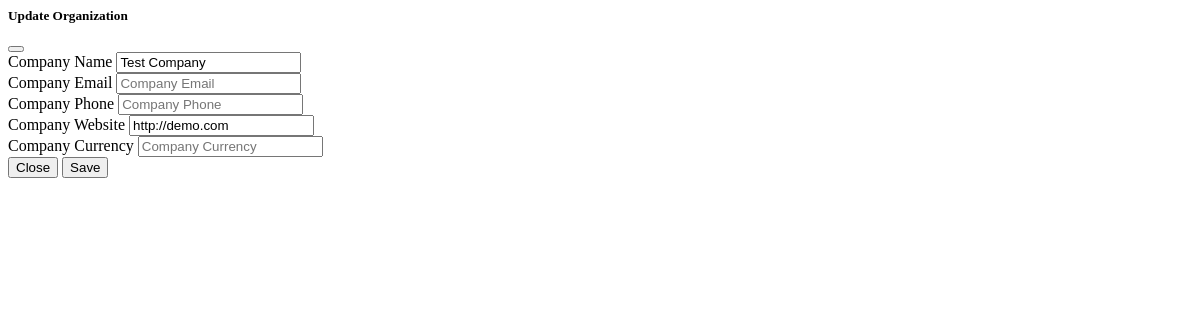
The page /organization-information/update (signed in) on the database as committed earlier.
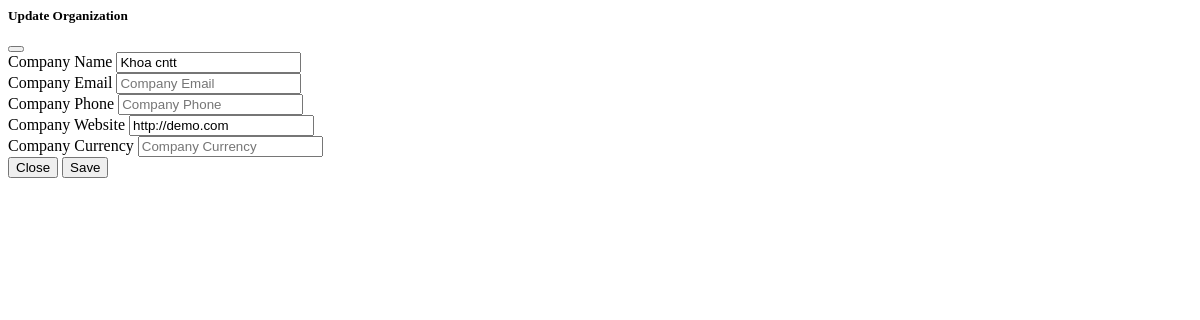
The same page on the database as committed later.
### dashboard/models.py (models this page shows, shortened)
class TimeStampModel(models.Model):
    status = models.BooleanField(default=True)
    created_at = models.DateTimeField(auto_now_add = True)
    updated_at = models.DateTimeField(auto_now = True)
    created_by = models.CharField(max_length=255, blank=True, null=True)
    updated_by = models.CharField(max_length=255, blank=True, null=True)
    class Meta:
        abstract = True

class Organization(TimeStampModel):
    id = models.UUIDField(primary_key=True, default=uuid.uuid4, editable=False)
    name = models.CharField(max_length=255, blank=True, null=True)
    website = models.CharField(max_length=255, blank=True, null=True)
    email = models.CharField(max_length=255, blank=True, null=True)
    phone = models.CharField(max_length=255, blank=True, null=True)
    currency = models.CharField(max_length=255, blank=True, null=True)
    date_format = models.CharField(max_length=255, blank=True, null=True)
    logo = ResizedImageField(upload_to=path_and_rename, blank=True, null=True)
    history = HistoricalRecords()

### authentication/views.py (the view, shortened to what this page needs)
# urls.py: path('organization-information/update', views.organization_info_update, name='organization_info_update'),
@login_required
@user_passes_test(lambda u: u.is_superuser)
def organization_info_update(request):
    organization = request.user.organization
    organization_form = OrganizationUpdateForm(instance=organization)
    context = {'organization_form': organization_form,
               'organization': organization}
    return render(request, 'auth/organization_info_update.html', context=context)

### templates/auth/organization_info_update.html (shortened to what this page needs)
{% load static %}
<div class="modal-content">
    <div class="modal-header bg-dark text-center">
        <h5 class="modal-title white w-100" id="myModalLabel160">Update Organization</h5>
        <button type="button" class="btn-close" data-bs-dismiss="modal"
            aria-label="Close">
        </button>
    </div>
    <form hx-encoding='multipart/form-data' hx-post='{{request.path}}' novalidate>
        <div class="modal-body">
            <div class="row">
                <div class="col-12">
                    <div class="form-group">
                        <label for="first-name-column">Company Name</label>
                        {{organization_form.name}}
                    </div>
                </div>
                <div class="col-12">
                    <div class="form-group">
                        <label for="last-name-column">Company Email</label>
                        {{organization_form.email}}
                    </div>
                </div>
                <div class="col-12">
                    <div class="form-group">
                        <label for="company-column">Company Phone</label>
                        {{organization_form.phone}}
                    </div>
                </div>
                <div class="col-12">
                    <div class="form-group">
                        <label for="company-column">Company Website</label>
                        {{organization_form.website}}
                    </div>
                </div>
                <div class="col-12">
                    <div class="form-group">
                        <label for="company-column">Company Currency</label>
                        {{organization_form.currency}}
                    </div>
                </div>
            </div>
        </div>
        <div class="modal-footer">
            <button type="button" class="btn btn-sm btn-light-secondary"
                data-bs-dismiss="modal">
                <span class="d-none d-sm-block">Close</span>
            </button>
            <button type="submit" class="btn btn-sm btn-info ml-1"
                onclick="this.innerHTML = `<span class='spinner-grow spinner-grow-sm' role='status' aria-hidden='true'></span> Saving...`;">
                <span class="d-none d-sm-block">Save</span>
            </button>
        </div>
    </form>
</div>

Rows that differ between the two databases and show on the page:
changed Organization "http://demo.com": name "Test Company" → "Khoa cntt"
